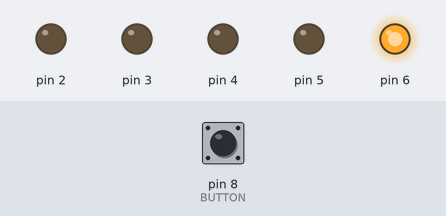
This sketch was run on a simulated Arduino Uno, built with avr-gcc and run on an emulated ATmega328P. Parts: output pins drawn as LEDs (lit = HIGH). The test bench sets the inputs (shaded band); at power-on: pin 8 (BUTTON) HIGH.

Above: at 0.1 s.
At 0.5 s:
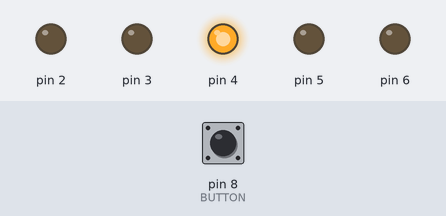
At 0.9 s:
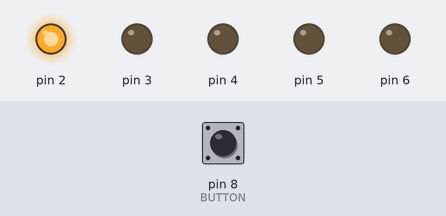
At 1.1 s:
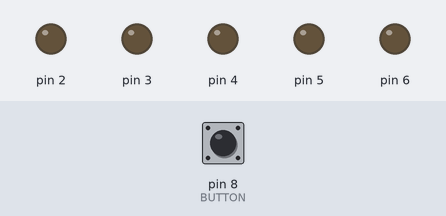
At 1.9 s:
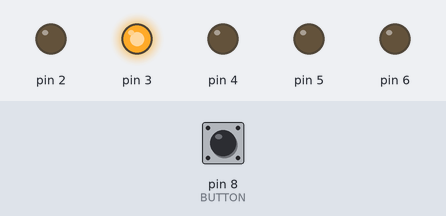
At 2.7 s:
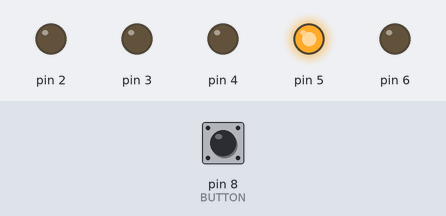
Timing chart, 0 to 3.0 s (numbered marks = the images above):
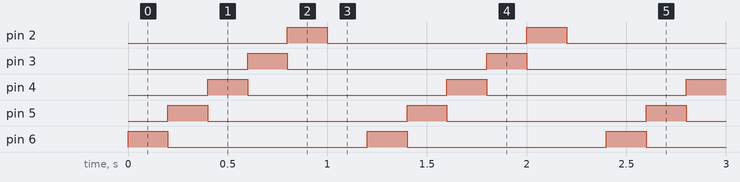

The sketch:

ChallengeEx_3.ino
```cpp
#define BUTTON	8

void setup() {
  for(unsigned char i = 2; i < 7; i++) {
    pinMode(i, OUTPUT);
  }

  pinMode(BUTTON, INPUT_PULLUP);
}

void loop() {
  if(digitalRead(BUTTON) == LOW) {
    for(unsigned char i = 2; i < 8; i++) {
      digitalWrite(i, HIGH);
      digitalWrite(i-1, LOW);
      delay(200);
    }
  }
  else {
    for(unsigned char i = 2; i < 8; i++) {
      digitalWrite(8-i, HIGH);
      digitalWrite(9-i, LOW);
      delay(200);
    }
  }
}
```

Measured:
- by itself, pin 2–6: alternates HIGH for 0.20 s and LOW for 1.0 s
- by itself, everything shown: repeats every 1.2 s, in 6 steps
